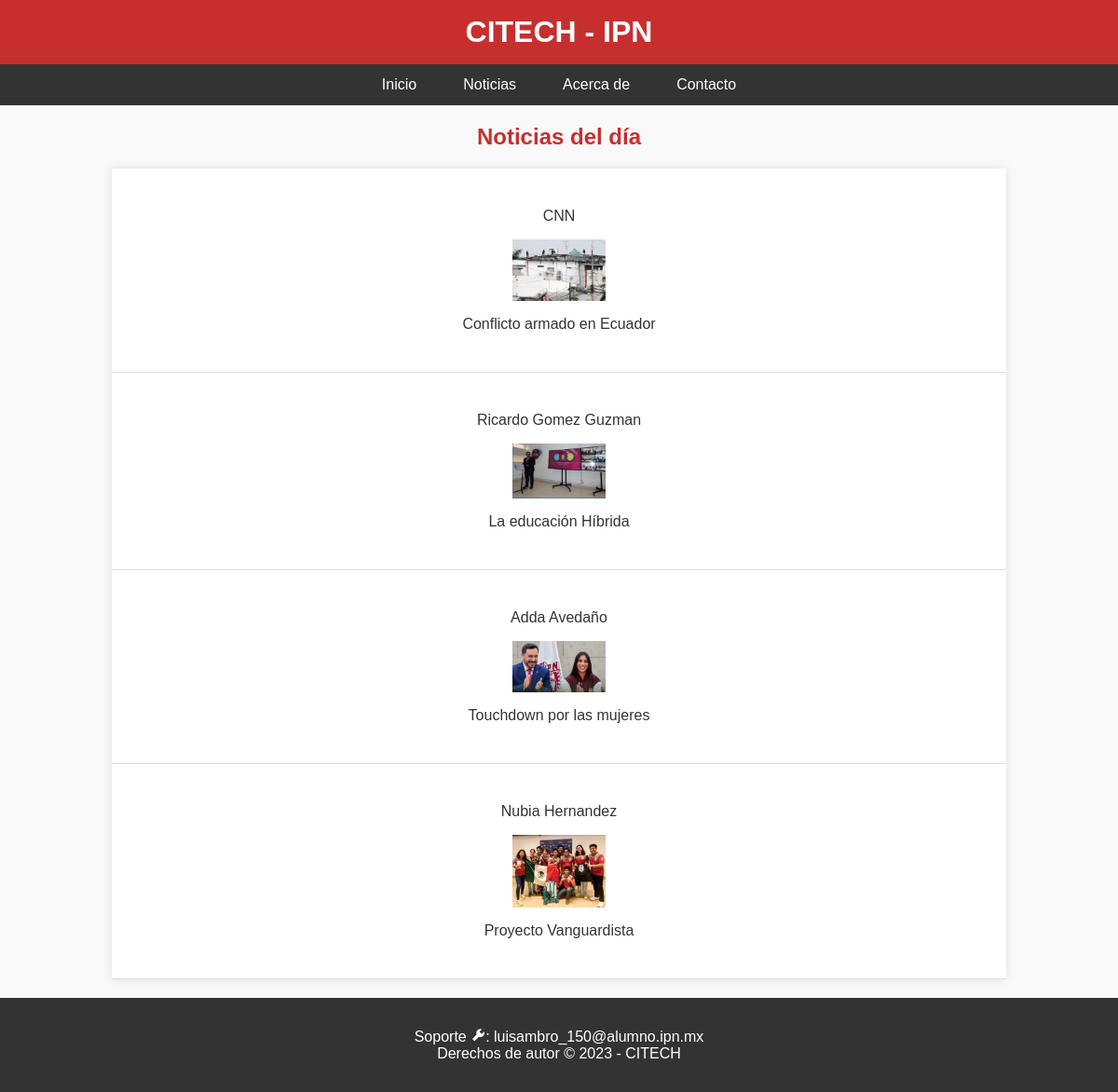
The page /php/noticias.php on the database its author committed.
### tables this page shows
CREATE TABLE `noticias` (
  `id` int(20) NOT NULL,
  `autor` varchar(30) NOT NULL,
  `imagen` varchar(300) NOT NULL,
  `texto` varchar(5000) NOT NULL,
  `tituloNot` varchar(300) NOT NULL
);

### php/noticias.php (the view, shortened to what this page needs)
<?php
$host = 'localhost';
$db   = 'ProyectoWEB';
$user = 'root';
$pass = '';
$conexion = new mysqli($host, $user, $pass, $db);
$sql= "SELECT * FROM Noticias";
$stmt=$conexion->prepare($sql);
$stmt->execute();
$dato=$stmt->get_result();
?>
<!DOCTYPE html>
<html lang="es">
<head>
    <link rel = "stylesheet" href="../css/indexCss.css"/>
    <link href="https://unpkg.com/boxicons@2.1.4/css/boxicons.min.css" rel="stylesheet">
</head>
<body>
<header>
    <h1>CITECH - IPN</h1>
</header>
<nav>
    <a href="../html/index.html">Inicio</a>
    <a href="../php/noticias.php">Noticias</a>
    <a href="../html/AcercaDe.html">Acerca de</a>
    <a href="../html/index.html#contacto">Contacto</a>
</nav>
<h2>Noticias del día</h2>
<table>
    <tbody>
        <?php while ($row = $dato->fetch_assoc()): ?>
        <tr>
            <td>
                <div class="noticia" data-redirect="../php/noticia.php?id=<?php echo htmlspecialchars($row['id'])?>">
                    <p><?php echo htmlspecialchars($row['autor']); ?></p>
                    <img style="width: 60em;" src = <?php echo htmlspecialchars($row['imagen']); ?> alt = <?php echo htmlspecialchars($row['imagen']); ?>/></a>
                    <p><?php echo htmlspecialchars($row['tituloNot']); ?></p>
                </div>
            </td>
        </tr>
        <?php endwhile; ?>
    </tbody>
</table>
<footer>
    <p>Soporte <i class='bx bxs-wrench'></i>: luisambro_150@alumno.ipn.mx <br> Derechos de autor © 2023 - CITECH  </p>
</footer>
</body>
</html>

### css/indexCss.css (style rules this page uses)
body { margin: 0; padding: 0; font-family: 'Arial', sans-serif; }
header { background-color: #c72f2f; padding: 1rem; text-align: center; color: #fff; }
header h1 { color: #fff; margin: 0; }
nav { display: flex; justify-content: center; background-color: #333; padding: 1rem; }
nav a { margin: 0 15px; color: #fff; text-decoration: none; padding: 5px 10px; margin: 5px; transition: background-color 0.3s }
footer { background-color: #333; color: #fff; padding: 1rem; text-align: center; }
.noticia { padding: 1em; display: flex; align-items: center; min-width: fit-content; max-width: 100%; flex-direction: column; }

### php/noticias.php (style rules this page uses)
body { font-family: Arial, sans-serif; margin: 0; padding: 0; background-color: #f9f9f9; color: #333; }
header { background-color: #c72f2f; color: white; text-align: center; padding: 1rem 0; }
nav { background-color: #333; text-align: center; padding: 0.5rem 0; }
nav a { margin: 0 15px; color: #fff; text-decoration: none; padding: 5px 10px; border-radius: 5px; transition: background-color 0.3s; }
h2 { margin-top: 20px; text-align: center; color: #c72f2f; }
table { width: 80%; margin: 20px auto; border-collapse: collapse; box-shadow: 0px 0px 10px rgba(0, 0, 0, 0.1); background-color: #fff; }
table th, table td { padding: 10px 15px; border-bottom: 1px solid #ddd; text-align: left; }
img { max-width: 100px; height: auto; }

### rows shown on the page
noticias: autor "CNN", imagen (picture), tituloNot "Conflicto armado en Ecuador"
noticias: autor "Ricardo Gomez Guzman", imagen (picture), tituloNot "La educación Híbrida"
noticias: autor "Adda Avedaño", imagen (picture), tituloNot "Touchdown por las mujeres"
noticias: autor "Nubia Hernandez", imagen (picture), tituloNot "Proyecto Vanguardista"
